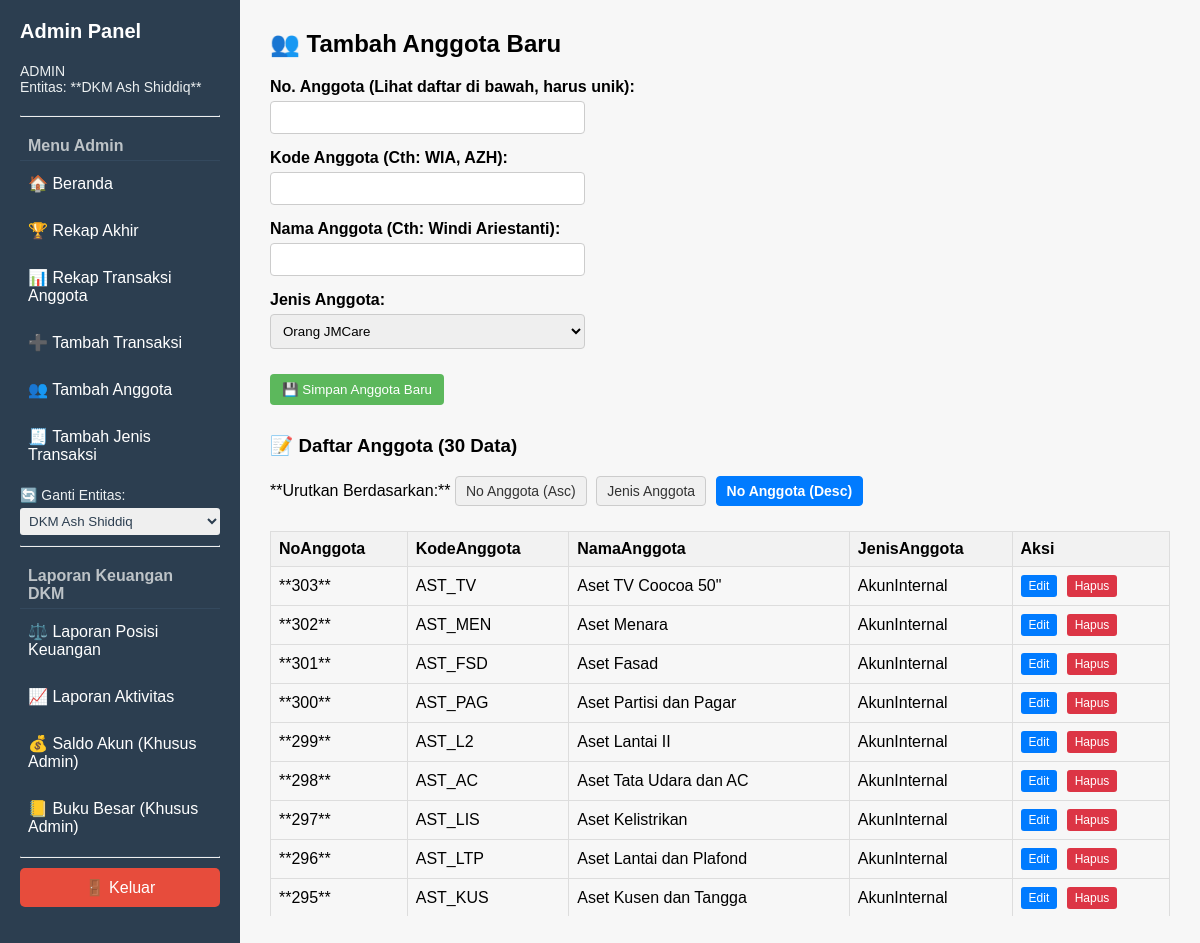
Page /tambah_anggota (signed in) on the earlier database version.
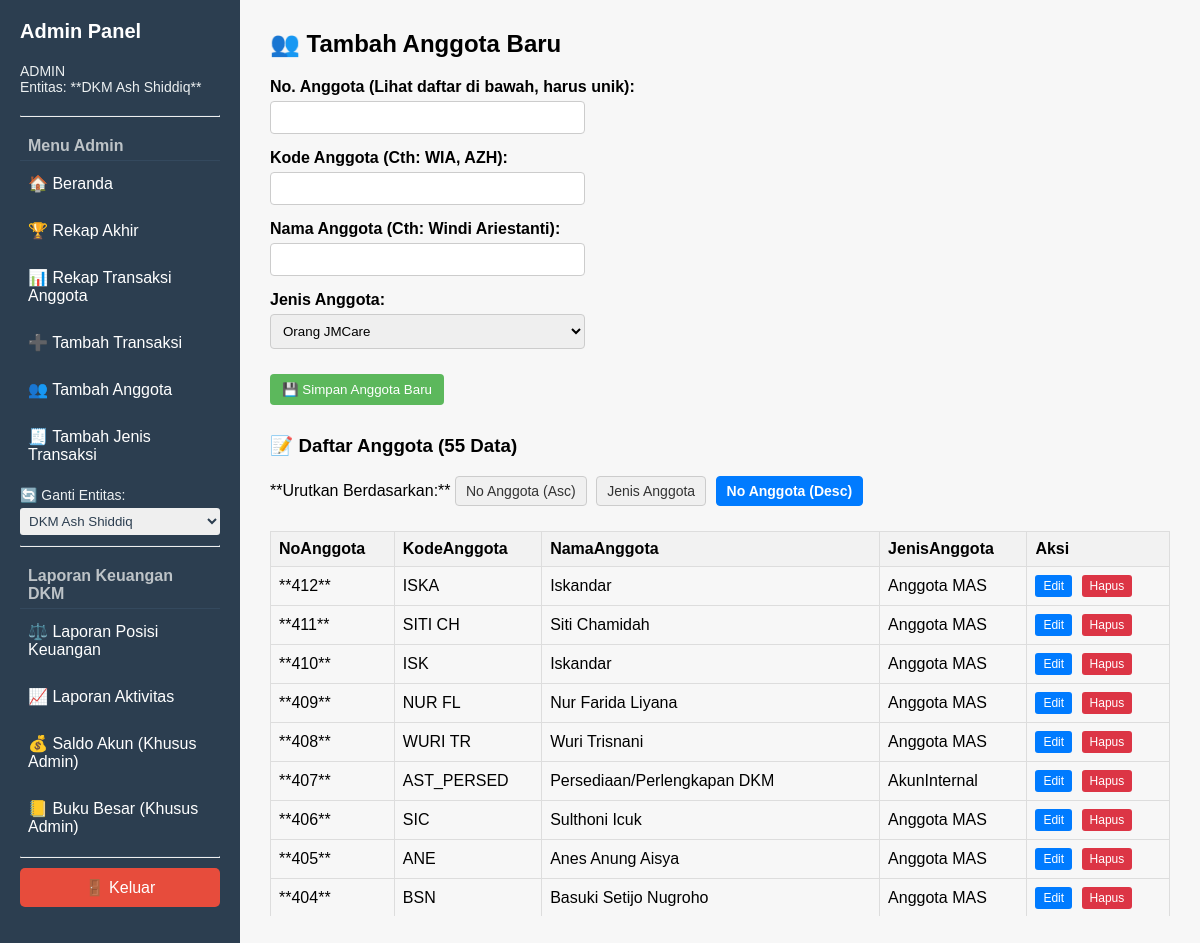
Same page on the later database version.
### tables this page shows
CREATE TABLE "Anggota" (
    NoAnggota,
	KodeAnggota TEXT PRIMARY KEY,
    NamaAnggota TEXT
    -- kolom lain jika ada
, JenisAnggota TEXT);

### app.py (the view, shortened to what this page needs)
@app.route("/tambah_anggota", methods=["GET", "POST"])
def tambah_anggota():
    if "user" not in session or session["user"] != "admin":
        return redirect(url_for("login"))
    entitas = session.get("entitas", "jurangmangucare")
    conn = get_connection(entitas)
    if entitas == "dkm":
        tipe_anggota_entitas = "Anggota MAS"
    else:
        tipe_anggota_entitas = "Orang JMCare"
    sort_by = request.args.get("sort", "no_desc")
    order_map = {
        "no_asc": "CAST(NoAnggota AS INTEGER) ASC",
        "no_desc": "CAST(NoAnggota AS INTEGER) DESC",
        "jenis_asc": "JenisAnggota ASC, CAST(NoAnggota AS INTEGER) ASC"
    }
    order_clause = order_map.get(sort_by, "CAST(NoAnggota AS INTEGER) DESC")
    try:
        anggota_list = conn.execute(f"""
            SELECT * FROM Anggota
            WHERE JenisAnggota IN (?, 'AkunInternal')
            ORDER BY {order_clause}
        """, (tipe_anggota_entitas,)).fetchall()
    except Exception as e:
        anggota_list = []
        flash(f"Terjadi kesalahan saat memuat daftar anggota: {str(e)}", "error")
    conn.close()
    return render_template("tambah_anggota.html",
                           anggota_list=anggota_list,
                           current_sort=sort_by)

### app.py (called while the page is built)
def get_connection(entitas=None):
    if not entitas:
        entitas = 'jurangmangucare'
    if entitas == 'jurangmangucare':
        db_name = 'jurangmangucare.db'
    elif entitas == 'dkm':
        db_name = 'DKMAshShiddiq.db'
    else:
        raise ValueError("Entitas tidak dikenal: {}".format(entitas))
    conn = sqlite3.connect(db_name)
    conn.row_factory = sqlite3.Row
    return conn

### templates/tambah_anggota.html (shortened to what this page needs)
{% extends "base_admin.html" %}
{% block content %}
<h2>👥 Tambah Anggota Baru</h2>
<form method="POST">
    <div class="form-group">
        <label for="no_anggota">No. Anggota (Lihat daftar di bawah, harus unik):</label>
        <input type="number" id="no_anggota" name="no_anggota" required>
    </div>
    <div class="form-group">
        <label for="kode_anggota">Kode Anggota (Cth: WIA, AZH):</label>
        <input type="text" id="kode_anggota" name="kode_anggota" required>
    </div>
    <div class="form-group">
        <label for="nama_anggota">Nama Anggota (Cth: Windi Ariestanti):</label>
        <input type="text" id="nama_anggota" name="nama_anggota" required>
    </div>
    <div class="form-group">
        <label for="jenis_anggota">Jenis Anggota:</label>
        <select id="jenis_anggota" name="jenis_anggota" required>
            <option value="Orang JMCare">Orang JMCare</option>
        </select>
    </div>
    <input type="submit" class="btn" value="💾 Simpan Anggota Baru">
</form>
<h3 style="margin-top: 30px;">📝 Daftar Anggota ({{ anggota_list|length }} Data)</h3>
<div style="margin-bottom: 10px;">
    **Urutkan Berdasarkan:**
    <a href="{{ url_for('tambah_anggota', sort='no_asc') }}"
       class="btn-sort {% if current_sort == 'no_asc' %}active{% endif %}">
        No Anggota (Asc)
    </a>
    <a href="{{ url_for('tambah_anggota', sort='jenis_asc') }}"
       class="btn-sort {% if current_sort == 'jenis_asc' %}active{% endif %}">
        Jenis Anggota
    </a>
    <a href="{{ url_for('tambah_anggota', sort='no_desc') }}"
       class="btn-sort {% if current_sort == 'no_desc' or not current_sort %}active{% endif %}">
        No Anggota (Desc)
    </a>
</div>
<div style="max-height: 400px; overflow-y: auto;">
    <table id="anggotaTable">
        <thead>
            <tr>
                <th>NoAnggota</th>
                <th>KodeAnggota</th>
                <th>NamaAnggota</th>
                <th>JenisAnggota</th>
                <th>Aksi</th>
            </tr>
        </thead>
        <tbody>
            {% for anggota in anggota_list %}
            <tr>
                <td>**{{ anggota["NoAnggota"] }}**</td>
                <td>{{ anggota["KodeAnggota"] }}</td>
                <td>{{ anggota["NamaAnggota"] }}</td>
                <td>{{ anggota["JenisAnggota"] }}</td>
                <td>
                    <a href="{{ url_for('edit_anggota', kode=anggota['KodeAnggota']) }}" class="btn-aksi" style="background-color: #007bff;">Edit</a>
                    <a href="{{ url_for('hapus_anggota', kode=anggota['KodeAnggota']) }}" class="btn-aksi" style="background-color: #dc3545;">Hapus</a>
                </td>
            </tr>
            {% endfor %}
        </tbody>
    </table>
</div>
{% endblock %}

Differences in the rows shown:
no longer on this page (row unchanged): Anggota: NoAnggota "303", KodeAnggota "AST_TV", NamaAnggota "Aset TV Coocoa 50\"", JenisAnggota "AkunInternal"
no longer on this page (row unchanged): Anggota: NoAnggota "302", KodeAnggota "AST_MEN", NamaAnggota "Aset Menara", JenisAnggota "AkunInternal"
no longer on this page (row unchanged): Anggota: NoAnggota "301", KodeAnggota "AST_FSD", NamaAnggota "Aset Fasad", JenisAnggota "AkunInternal"
no longer on this page (row unchanged): Anggota: NoAnggota "300", KodeAnggota "AST_PAG", NamaAnggota "Aset Partisi dan Pagar", JenisAnggota "AkunInternal"
no longer on this page (row unchanged): Anggota: NoAnggota "299", KodeAnggota "AST_L2", NamaAnggota "Aset Lantai II", JenisAnggota "AkunInternal"
no longer on this page (row unchanged): Anggota: NoAnggota "298", KodeAnggota "AST_AC", NamaAnggota "Aset Tata Udara dan AC", JenisAnggota "AkunInternal"
no longer on this page (row unchanged): Anggota: NoAnggota "297", KodeAnggota "AST_LIS", NamaAnggota "Aset Kelistrikan", JenisAnggota "AkunInternal"
no longer on this page (row unchanged): Anggota: NoAnggota "296", KodeAnggota "AST_LTP", NamaAnggota "Aset Lantai dan Plafond", JenisAnggota "AkunInternal"
no longer on this page (row unchanged): Anggota: NoAnggota "295", KodeAnggota "AST_KUS", NamaAnggota "Aset Kusen dan Tangga", JenisAnggota "AkunInternal"
added Anggota: NoAnggota "412", KodeAnggota "ISKA", NamaAnggota "Iskandar", JenisAnggota "Anggota MAS"
added Anggota: NoAnggota "411", KodeAnggota "SITI CH", NamaAnggota "Siti Chamidah", JenisAnggota "Anggota MAS"
added Anggota: NoAnggota "410", KodeAnggota "ISK", NamaAnggota "Iskandar", JenisAnggota "Anggota MAS"
added Anggota: NoAnggota "409", KodeAnggota "NUR FL", NamaAnggota "Nur Farida Liyana", JenisAnggota "Anggota MAS"
added Anggota: NoAnggota "408", KodeAnggota "WURI TR", NamaAnggota "Wuri Trisnani", JenisAnggota "Anggota MAS"
added Anggota: NoAnggota "407", KodeAnggota "AST_PERSED", NamaAnggota "Persediaan/Perlengkapan DKM", JenisAnggota "AkunInternal"
now on this page (row edited): Anggota: NoAnggota "406", KodeAnggota "SIC", NamaAnggota "Sulthoni Icuk", JenisAnggota "Anggota MAS"
now on this page (row edited): Anggota: NoAnggota "405", KodeAnggota "ANE", NamaAnggota "Anes Anung Aisya", JenisAnggota "Anggota MAS"
now on this page (row edited): Anggota: NoAnggota "404", KodeAnggota "BSN", NamaAnggota "Basuki Setijo Nugroho", JenisAnggota "Anggota MAS"
Other differences:
{{ anggota_list|length }}: "30" → "55"
